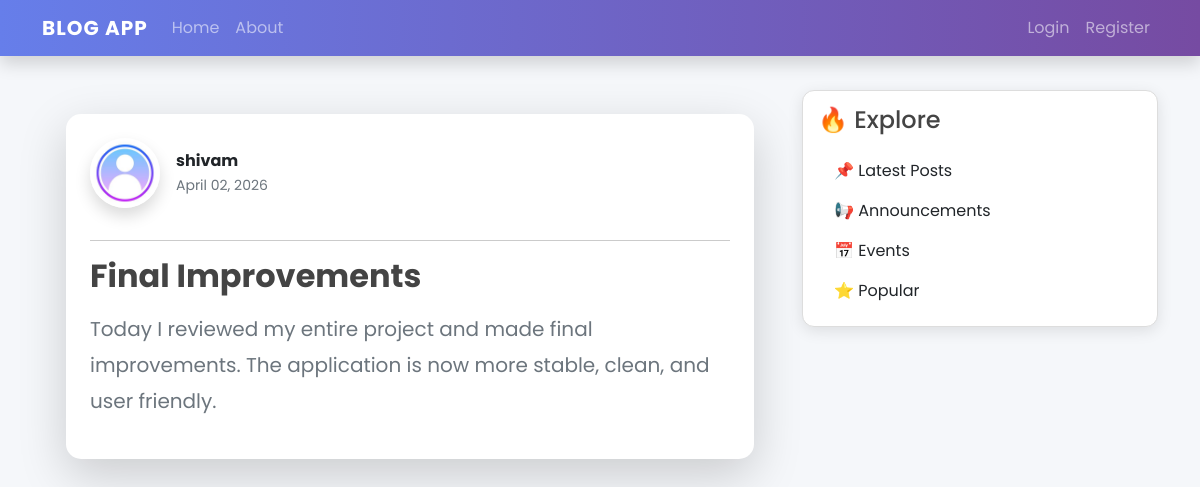
/post/58/, run on the app's committed database.
### blog1/models.py (models this page shows, shortened)
class Post(models.Model):
    title = models.CharField(max_length=100)
    content = models.TextField()
    date_posted = models.DateTimeField(default=timezone.now)
    author = models.ForeignKey(User, on_delete=models.CASCADE)

### users/models.py (models this page shows, shortened)
class profile(models.Model):
    user = models.OneToOneField(User, on_delete=models.CASCADE)
    image = models.ImageField(default='default.jpg', upload_to='profile_pics')

### blog1/views.py (the view)
# urls.py: path('post/<int:pk>/', postDetailView.as_view(), name='post-detail'),
class postDetailView(DetailView):
    model=Post

### blog1/templates/blog1/post_detail.html (shortened to what this page needs)
{% extends 'blog1/base.html' %}
{% block content %}
<div class="container mt-4">
  <div class="card shadow-lg border-0 p-4 post-detail-card">
    <div class="d-flex align-items-center mb-3">
      <img
        src="{{ post.author.profile.image.url }}"
        class="rounded-circle shadow me-3"
        style="width: 70px; height: 70px; object-fit: cover;"
      >
      <div>
        <a href="{% url 'user-posts' post.author.username %}"
           class="fw-bold text-dark text-decoration-none">
           {{ post.author }}
        </a><br>
        <small class="text-muted">
          {{ post.date_posted|date:"F d, Y" }}
        </small>
      </div>
    </div>
    <hr>
    <h2 class="mb-3 fw-bold">{{ post.title }}</h2>
    <p class="text-muted fs-5" style="line-height: 1.8;">
      {{ post.content }}
    </p>
  </div>
</div>
{% endblock %}

### blog1/static/blog1/main.css (style rules this page uses)
body { background: #fafafa; color: #333333; margin-top: 5rem; }
h1, h2, h3, h4, h5, h6 { color: #444444; }

### blog1/templates/blog1/base.html (style rules this page uses)
body { font-family: 'Poppins', sans-serif; background: #f5f7fa; }

### blog1/templates/blog1/post_detail.html (style rules this page uses)
.post-detail-card { border-radius: 15px; transition: 0.3s ease; }

### data on the page
Post: author.profile.image (placeholder picture), author "shivam", date_posted "April 02, 2026", title "Final Improvements", content "Today I reviewed my entire project and made final improvements. The application is now more stable, clean, and user friendly."
